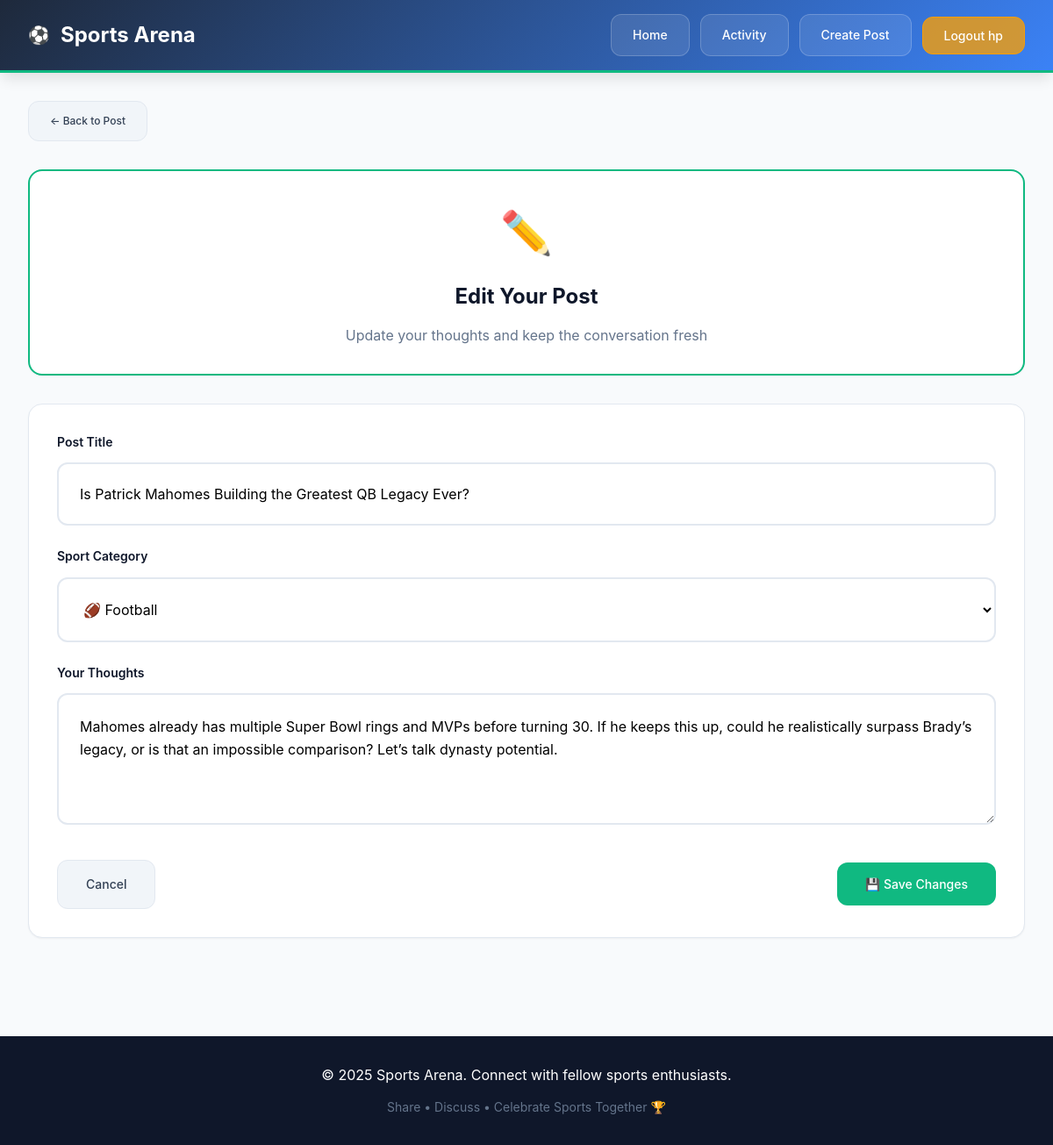
The page /post/11/edit/ (signed in) on the database its author committed.
### community/models.py (models this page shows, shortened)
class Post(models.Model):
    SPORT_CHOICES = [
        ('football', 'Football'),
        ('basketball', 'Basketball'),
        ('soccer', 'Soccer'),
        ('tennis', 'Tennis'),
        ('other', 'Other'),
    ]
    title = models.CharField(max_length=200)
    content = models.TextField()
    author = models.ForeignKey(User, on_delete=models.CASCADE)
    sport_category = models.CharField(max_length=20, choices=SPORT_CHOICES)
    created_at = models.DateTimeField(auto_now_add=True, db_index=True)
    views = models.PositiveIntegerField(default=0)
    class Meta:
        ordering = ['-created_at']

### community/views.py (the view)
# urls.py: path('post/<int:pk>/edit/', views.edit_post, name='edit_post'),
@login_required
def edit_post(request, pk):
    post = get_object_or_404(Post, pk=pk)
    if post.author != request.user:
        messages.error(request, 'You can only edit your own posts.')
        return redirect('community:post_detail', pk=pk)
    if request.method == 'POST':
        form = PostForm(request.POST, instance=post)
        if form.is_valid():
            form.save()
            messages.success(request, 'Your post has been updated! 💾')
            return redirect('community:post_detail', pk=pk)
    else:
        form = PostForm(instance=post)
    return render(request, 'edit_post.html', {'form': form, 'post': post})

### community/forms.py
class PostForm(forms.ModelForm):
    class Meta:
        model = Post
        fields = ['title', 'content', 'sport_category']
        widgets = {
            'title': forms.TextInput(attrs={'placeholder': 'Enter post title...'}),
            'content': forms.Textarea(attrs={'placeholder': 'Share your thoughts...', 'rows': 5}),
        }

### templates/edit_post.html (shortened to what this page needs)
<!DOCTYPE html>
<html lang="en">
<head>
    {% load static %}
    <link rel="stylesheet" href="{% static 'css/style.css' %}">
</head>
<body>
    <header>
        <div class="header-container">
            <div class="header-logo">
                <h1>Sports Arena</h1>
            </div>
            <nav class="header-nav">
                <a href="{% url 'community:home' %}" class="nav-link">Home</a>
                <a href="{% url 'community:activity_feed' %}" class="nav-link">Activity</a>
                <a href="{% url 'community:create_post' %}" class="nav-link">Create Post</a>
                <form method="post" action="{% url 'logout' %}" class="logout-form">
                    <button type="submit" class="logout-btn">Logout {{ user.username }}</button>
                </form>
            </nav>
        </div>
    </header>
    <div class="container">
        <div class="breadcrumb">
            <a href="{% url 'community:post_detail' post.pk %}" class="btn btn-secondary btn-small">← Back to Post</a>
        </div>
        <div class="form-section form-section-featured text-center mb-4">
            <div class="auth-icon">✏️</div>
            <h2 class="auth-title">Edit Your Post</h2>
            <p class="auth-subtitle">Update your thoughts and keep the conversation fresh</p>
        </div>
        <div class="form-section">
            <form method="post">
                <div class="form-group">
                    <label for="id_title" class="form-label">Post Title</label>
                    <input type="text" name="title" id="id_title" class="form-input"
                            value="{{ form.title.value }}" required>
                </div>
                <div class="form-group">
                    <label for="id_sport_category" class="form-label">Sport Category</label>
                    <select name="sport_category" id="id_sport_category" class="form-select" required>
                        <option value="football" {% if form.sport_category.value == 'football' %}selected{% endif %}>🏈 Football</option>
                    </select>
                </div>
                <div class="form-group">
                    <label for="id_content" class="form-label">Your Thoughts</label>
                    <textarea name="content" id="id_content" class="form-textarea form-textarea-large" required>{{ form.content.value }}</textarea>
                </div>
                <div class="flex justify-between items-center mt-4 gap-2">
                    <a href="{% url 'community:post_detail' post.pk %}" class="btn btn-secondary">Cancel</a>
                    <button type="submit" class="btn btn-success">💾 Save Changes</button>
                </div>
            </form>
        </div>
    </div>
    <footer class="footer">
        <div class="footer-content">
            <p class="footer-main">&copy; 2025 Sports Arena. Connect with fellow sports enthusiasts.</p>
            <p class="footer-sub">Share • Discuss • Celebrate Sports Together 🏆</p>
        </div>
    </footer>
    {% load static %}
</body>
</html>

### rows shown on the page
Post: title "Is Patrick Mahomes Building the Greatest QB Legacy Ever?", sport_category "🏈 Football", content "Mahomes already has multiple Super Bowl rings and MVPs before turning 30. If he keeps this up, could he realistically surpass Brady’s legacy, or is that an impossible comparison? Let’s talk dynasty potential."

### other values the page prints
{{ user.username }} "hp"
